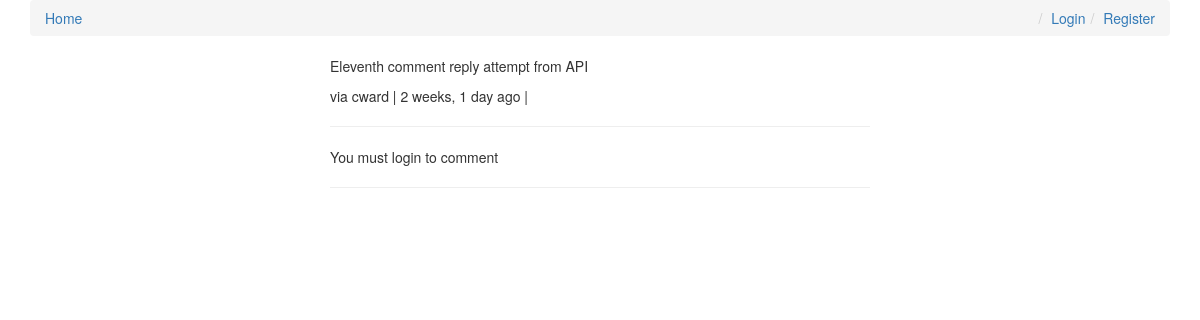
/comments/15/, run on the app's committed database.
### comments/models.py (models this page shows, shortened)
class Comment(models.Model):
    user        = models.ForeignKey(settings.AUTH_USER_MODEL, default=1)
    content_type = models.ForeignKey(ContentType, on_delete=models.CASCADE)
    object_id = models.PositiveIntegerField()
    content_object = GenericForeignKey('content_type', 'object_id')
    parent      = models.ForeignKey("self", null=True, blank=True)
    content     = models.TextField()
    timestamp   = models.DateTimeField(auto_now_add=True)
    objects = CommentManager()
    class Meta:
        ordering = ['-timestamp']
    def children(self): #replies
        return Comment.objects.filter(parent=self)
    @property
    def is_parent(self):
        if self.parent is not None:
            return False
        return True

### comments/views.py (the view, shortened to what this page needs)
# urls.py: url(r'^(?P<id>\d+)/$', comment_thread, name='thread'),
def comment_thread(request, id):
    try:
        obj = Comment.objects.get(id=id)
    except:
        raise Http404
    if not obj.is_parent:
        obj = obj.parent
    content_object = obj.content_object # Post that the comment is on
    content_id = obj.content_object.id
    initial_data = {
            "content_type": obj.content_type,
            "object_id": obj.object_id
    }
    form = CommentForm(request.POST or None, initial=initial_data)
    context = {
        "comment": obj,
        "form": form,
    }
    return render(request, "comment_thread.html", context)

### templates/comment_thread.html (shortened to what this page needs)
{% extends "base.html" %}
{% load urlify %}
{% load crispy_forms_tags %}
{% block content %}
<div class='col-sm-6 col-sm-offset-3'>
          <p>{{ comment.content }}</p>
          <footer>via {{ comment.user }} | {{ comment.timestamp|timesince }} ago | </footer>
          <hr/>
          <div>
             {% if request.user.is_authenticated %}
            <form method="POST" action="."> {% csrf_token %}
                {{ form|crispy }}
                <input type='hidden' name='parent_id' value='{{ comment.id }}'>
                <input type='submit' value='Reply' class='btn btn-default'>
            </form>
            {% else %}
            <p>You must login to comment </p>
            {% endif %}
        </div>
        <hr/>
</div>
{% endblock content %}

### data on the page
Comment: content "Eleventh comment reply attempt from API", user "cward", timestamp "2 weeks, 1 day"
